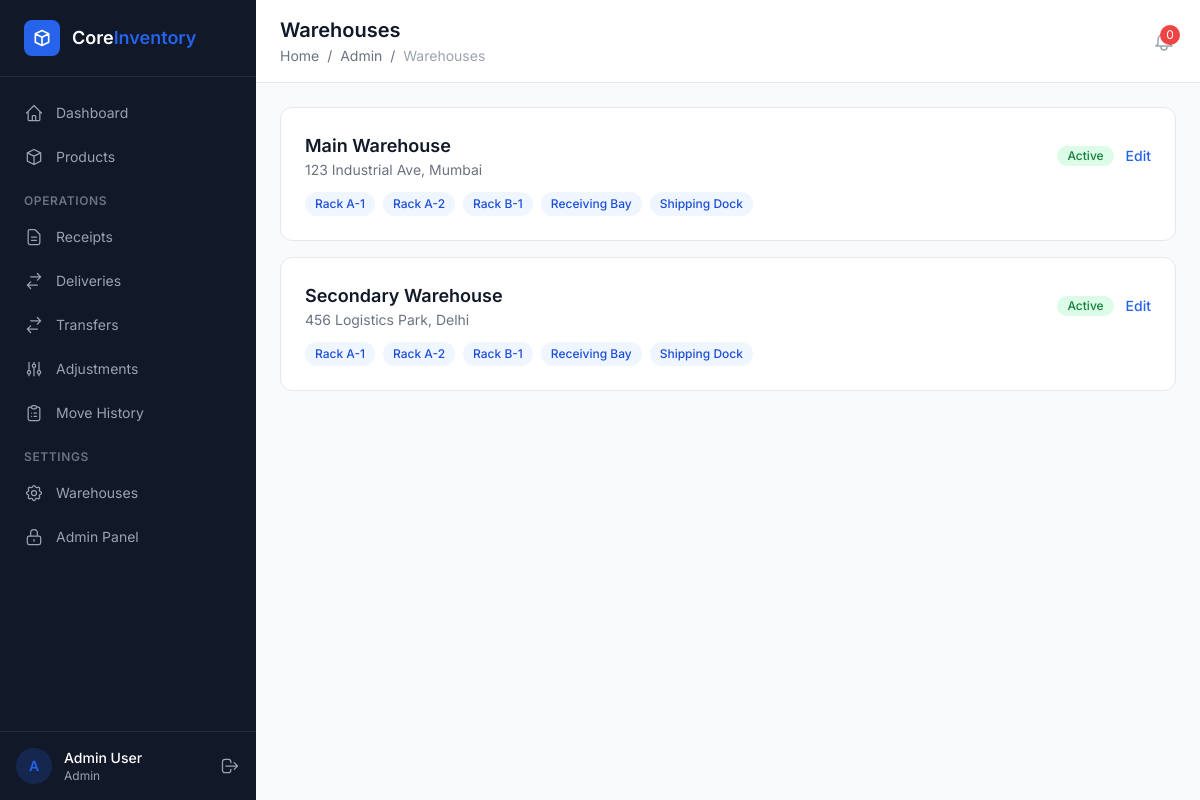
The page /admin-panel/warehouses/ (signed in) on the database its author committed.
### apps/accounts/models.py (models this page shows, shortened)
class CustomUser(AbstractUser):
    username = None  # Remove username field
    email = models.EmailField('email address', unique=True)
    full_name = models.CharField(max_length=255, blank=True)
    phone = models.CharField(max_length=20, blank=True)
    avatar = models.ImageField(upload_to='avatars/', blank=True, null=True)
    role = models.ForeignKey(
        'access.Role',
        on_delete=models.SET_NULL,
        null=True,
        blank=True,
        related_name='users',
    )
    warehouse = models.ForeignKey(
        'warehouses.Warehouse',
        on_delete=models.SET_NULL,
        null=True,
        blank=True,
        related_name='users',
        help_text='Restricts user to one warehouse',
    )
    USERNAME_FIELD = 'email'
    REQUIRED_FIELDS = ['full_name']
    class Meta:
        verbose_name = 'User'
        verbose_name_plural = 'Users'
        ordering = ['-date_joined']

### apps/access/models.py (models this page shows, shortened)
class Role(models.Model):
    name = models.CharField(max_length=100, unique=True)
    description = models.TextField(blank=True)
    is_system_role = models.BooleanField(
        default=False,
        help_text='System roles cannot be deleted.',
    )
    created_at = models.DateTimeField(auto_now_add=True)
    class Meta:
        ordering = ['name']

### apps/warehouses/models.py (models this page shows, shortened)
class Warehouse(models.Model):
    name = models.CharField(max_length=255)
    address = models.TextField(blank=True)
    is_active = models.BooleanField(default=True)
    class Meta:
        ordering = ['name']

class Location(models.Model):
    warehouse = models.ForeignKey(
        Warehouse,
        on_delete=models.CASCADE,
        related_name='locations',
    )
    name = models.CharField(max_length=255, help_text='e.g. Rack A-3, Production Floor')
    coordinates = models.CharField(max_length=100, blank=True, help_text='Optional coordinates')
    is_active = models.BooleanField(default=True)
    class Meta:
        ordering = ['warehouse', 'name']

### apps/access/views.py (the view)
# urls.py: path('warehouses/', views.warehouse_list, name='warehouse-list'),
@login_required
def warehouse_list(request):
    warehouses = Warehouse.objects.prefetch_related('locations')
    return render(request, 'admin_panel/warehouse_list.html', {'warehouses': warehouses})

### apps/access/templatetags/access_tags.py (called while the page is built)
@register.simple_tag
def has_permission(user, codename):
    return has_user_permission(user, codename)

### templates/admin_panel/warehouse_list.html (shortened to what this page needs)
{% extends "base.html" %}
{% block page_title %}Warehouses{% endblock %}
{% block breadcrumb %}<a href="/dashboard/" class="hover:text-primary">Home</a> <span class="mx-1">/</span> <a href="{% url 'access:dashboard' %}" class="hover:text-primary">Admin</a> <span class="mx-1">/</span> <span class="text-gray-400">Warehouses</span>{% endblock %}
{% block content %}
<div class="space-y-4">{% for wh in warehouses %}
    <div class="bg-white rounded-xl border border-gray-200 p-6">
        <div class="flex items-center justify-between mb-3">
            <div><h3 class="text-lg font-semibold text-gray-900">{{ wh.name }}</h3><p class="text-sm text-gray-500">{{ wh.address|default:"No address" }}</p></div>
            <div class="flex items-center gap-3">{% if wh.is_active %}<span class="inline-flex items-center px-2.5 py-0.5 rounded-full text-xs font-medium bg-green-100 text-green-700">Active</span>{% else %}<span class="inline-flex items-center px-2.5 py-0.5 rounded-full text-xs font-medium bg-gray-100 text-gray-500">Inactive</span>{% endif %}<a href="{% url 'access:warehouse-edit' wh.pk %}" class="text-blue-600 hover:text-blue-700 text-sm font-medium">Edit</a></div>
        </div>
        <div class="flex flex-wrap gap-2">{% for loc in wh.locations.all %}<span class="px-2.5 py-1 bg-blue-50 text-blue-700 rounded-full text-xs font-medium">{{ loc.name }}</span>{% empty %}<span class="text-xs text-gray-400">No locations</span>{% endfor %}</div>
    </div>
{% empty %}{% include "partials/empty_state.html" with title="No warehouses" message="Create warehouses using management commands." %}{% endfor %}
</div>
{% endblock %}

### templates/base.html (shortened to what this page needs)
<!DOCTYPE html>
<html lang="en">
<head>
    <script src="https://cdn.tailwindcss.com"></script>
</head>
<body class="bg-content-bg min-h-screen">
    {% if user.is_authenticated %}
    <div class="flex min-h-screen">
        <aside class="w-64 bg-sidebar-bg text-sidebar-text flex flex-col fixed h-full z-30" x-data="{ open: true }">
            <div class="flex items-center gap-3 px-6 py-5 border-b border-gray-700/50">
                <div class="w-9 h-9 bg-primary rounded-lg flex items-center justify-center">
                    <svg class="w-5 h-5 text-white" fill="none" stroke="currentColor" viewBox="0 0 24 24">
                        <path stroke-linecap="round" stroke-linejoin="round" stroke-width="2" d="M20 7l-8-4-8 4m16 0l-8 4m8-4v10l-8 4m0-10L4 7m8 4v10M4 7v10l8 4"/>
                    </svg>
                </div>
                <div>
                    <span class="text-white font-semibold text-lg">Core</span><span class="text-primary font-semibold text-lg">Inventory</span>
                </div>
            </div>
            <nav class="flex-1 px-3 py-4 space-y-1 overflow-y-auto">
                <a href="/dashboard/" class="sidebar-link flex items-center gap-3 px-3 py-2.5 rounded-lg text-sm {% if request.path == '/dashboard/' %}active text-white{% endif %}">
                    <svg class="w-5 h-5" fill="none" stroke="currentColor" viewBox="0 0 24 24"><path stroke-linecap="round" stroke-linejoin="round" stroke-width="1.5" d="M3 12l2-2m0 0l7-7 7 7M5 10v10a1 1 0 001 1h3m10-11l2 2m-2-2v10a1 1 0 01-1 1h-3m-6 0a1 1 0 001-1v-4a1 1 0 011-1h2a1 1 0 011 1v4a1 1 0 001 1m-6 0h6"/></svg>
                    Dashboard
                </a>
                <a href="/products/" class="sidebar-link flex items-center gap-3 px-3 py-2.5 rounded-lg text-sm {% if '/products/' in request.path %}active text-white{% endif %}">
                    <svg class="w-5 h-5" fill="none" stroke="currentColor" viewBox="0 0 24 24"><path stroke-linecap="round" stroke-linejoin="round" stroke-width="1.5" d="M20 7l-8-4-8 4m16 0l-8 4m8-4v10l-8 4m0-10L4 7m8 4v10M4 7v10l8 4"/></svg>
                    Products
                </a>
                <div class="pt-3 pb-1 px-3">
                    <p class="text-xs font-semibold uppercase tracking-wider text-gray-500">Operations</p>
                </div>
                <a href="/receipts/" class="sidebar-link flex items-center gap-3 px-3 py-2.5 rounded-lg text-sm {% if '/receipts/' in request.path %}active text-white{% endif %}">
                    <svg class="w-5 h-5" fill="none" stroke="currentColor" viewBox="0 0 24 24"><path stroke-linecap="round" stroke-linejoin="round" stroke-width="1.5" d="M9 12h6m-6 4h6m2 5H7a2 2 0 01-2-2V5a2 2 0 012-2h5.586a1 1 0 01.707.293l5.414 5.414a1 1 0 01.293.707V19a2 2 0 01-2 2z"/></svg>
                    Receipts
                </a>
                <a href="/deliveries/" class="sidebar-link flex items-center gap-3 px-3 py-2.5 rounded-lg text-sm {% if '/deliveries/' in request.path %}active text-white{% endif %}">
                    <svg class="w-5 h-5" fill="none" stroke="currentColor" viewBox="0 0 24 24"><path stroke-linecap="round" stroke-linejoin="round" stroke-width="1.5" d="M8 7h12m0 0l-4-4m4 4l-4 4m0 6H4m0 0l4 4m-4-4l4-4"/></svg>
                    Deliveries
                </a>
                <a href="/transfers/" class="sidebar-link flex items-center gap-3 px-3 py-2.5 rounded-lg text-sm {% if '/transfers/' in request.path %}active text-white{% endif %}">
                    <svg class="w-5 h-5" fill="none" stroke="currentColor" viewBox="0 0 24 24"><path stroke-linecap="round" stroke-linejoin="round" stroke-width="1.5" d="M8 7h12m0 0l-4-4m4 4l-4 4m0 6H4m0 0l4 4m-4-4l4-4"/></svg>
                    Transfers
                </a>
                <a href="/adjustments/" class="sidebar-link flex items-center gap-3 px-3 py-2.5 rounded-lg text-sm {% if '/adjustments/' in request.path %}active text-white{% endif %}">
                    <svg class="w-5 h-5" fill="none" stroke="currentColor" viewBox="0 0 24 24"><path stroke-linecap="round" stroke-linejoin="round" stroke-width="1.5" d="M12 6V4m0 2a2 2 0 100 4m0-4a2 2 0 110 4m-6 8a2 2 0 100-4m0 4a2 2 0 110-4m0 4v2m0-6V4m6 6v10m6-2a2 2 0 100-4m0 4a2 2 0 110-4m0 4v2m0-6V4"/></svg>
                    Adjustments
                </a>
                <a href="/ledger/" class="sidebar-link flex items-center gap-3 px-3 py-2.5 rounded-lg text-sm {% if '/ledger/' in request.path %}active text-white{% endif %}">
                    <svg class="w-5 h-5" fill="none" stroke="currentColor" viewBox="0 0 24 24"><path stroke-linecap="round" stroke-linejoin="round" stroke-width="1.5" d="M9 5H7a2 2 0 00-2 2v12a2 2 0 002 2h10a2 2 0 002-2V7a2 2 0 00-2-2h-2M9 5a2 2 0 002 2h2a2 2 0 002-2M9 5a2 2 0 012-2h2a2 2 0 012 2m-3 7h3m-3 4h3m-6-4h.01M9 16h.01"/></svg>
                    Move History
                </a>
                {% load access_tags %}
                {% has_permission request.user 'can_manage_warehouses' as can_settings %}
                {% if can_settings %}
                <div class="pt-3 pb-1 px-3">
                    <p class="text-xs font-semibold uppercase tracking-wider text-gray-500">Settings</p>
                </div>
                <a href="/settings/warehouses/" class="sidebar-link flex items-center gap-3 px-3 py-2.5 rounded-lg text-sm">
                    Warehouses
                </a>
                {% endif %}
                {% has_permission request.user 'can_access_admin_panel' as can_admin %}
                {% if can_admin or request.user.is_superuser %}
                <a href="/admin-panel/" class="sidebar-link flex items-center gap-3 px-3 py-2.5 rounded-lg text-sm">
                    <svg class="w-5 h-5" fill="none" stroke="currentColor" viewBox="0 0 24 24"><path stroke-linecap="round" stroke-linejoin="round" stroke-width="1.5" d="M12 15v2m-6 4h12a2 2 0 002-2v-6a2 2 0 00-2-2H6a2 2 0 00-2 2v6a2 2 0 002 2zm10-10V7a4 4 0 00-8 0v4h8z"/></svg>
                    Admin Panel
                </a>
                {% endif %}
            </nav>
            <div class="px-4 py-4 border-t border-gray-700/50">
                <div class="flex items-center gap-3">
                    <div class="w-9 h-9 bg-primary/20 rounded-full flex items-center justify-center">
                        <span class="text-primary text-sm font-semibold">{{ user.full_name|make_list|first|default:"U" }}</span>
                    </div>
                    <div class="flex-1 min-w-0">
                        <p class="text-sm font-medium text-white truncate">{{ user.full_name|default:user.email }}</p>
                        <p class="text-xs text-gray-400 truncate">{{ user.role.name|default:"No Role" }}</p>
                    </div>
                    <a href="/accounts/logout/" class="text-gray-400 hover:text-white transition-colors" title="Logout">
                        <svg class="w-5 h-5" fill="none" stroke="currentColor" viewBox="0 0 24 24"><path stroke-linecap="round" stroke-linejoin="round" stroke-width="1.5" d="M17 16l4-4m0 0l-4-4m4 4H7m6 4v1a3 3 0 01-3 3H6a3 3 0 01-3-3V7a3 3 0 013-3h4a3 3 0 013 3v1"/></svg>
                    </a>
                </div>
            </div>
        </aside>
        <main class="flex-1 ml-64">
            <header class="bg-white border-b border-gray-200 sticky top-0 z-20">
                <div class="flex items-center justify-between px-6 py-4">
                    <div>
                        <h1 class="text-xl font-semibold text-gray-900">{% block page_title %}Dashboard{% endblock %}</h1>
                        <nav class="text-sm text-gray-500 mt-0.5">
                            {% block breadcrumb %}<a href="/dashboard/" class="hover:text-primary">Home</a>{% endblock %}
                        </nav>
                    </div>
                    <div class="flex items-center gap-4">
                        <button class="relative text-gray-400 hover:text-gray-600 transition-colors" title="Notifications">
                            <span id="notif-badge" class="absolute -top-1 -right-1 w-5 h-5 bg-red-500 text-white text-xs rounded-full flex items-center justify-center"
                                  hx-get="/alerts/count/" hx-trigger="every 30s" hx-target="#notif-badge" hx-swap="outerHTML">
                                0
                            </span>
                        </button>
                    </div>
                </div>
            </header>
            <div class="p-6">
                {% block content %}{% endblock %}
            </div>
        </main>
    </div>
    {% else %}
    <div class="min-h-screen flex items-center justify-center bg-gradient-to-br from-gray-900 via-gray-800 to-gray-900">
        {% block auth_content %}{% endblock %}
    </div>
    {% endif %}
</body>
</html>

### templates/base.html (style rules this page uses)
:root { --primary: #2563EB; --success: #16A34A; --warning: #D97706; --danger: #DC2626; --info: #0891B2; --sidebar-bg: #111827; --sidebar-text: #9CA3AF; --sidebar-active: #1F2937; --content-bg: #F9FAFB; --card-bg: #FFFFFF; --border: #E5E7EB; }
body { font-family: 'Inter', system-ui, sans-serif; }
.sidebar-link { transition: all 0.15s ease; }

### rows shown on the page
CustomUser: full_name|make_list "A", full_name "Admin User", role.name "Admin"
Warehouse: name "Main Warehouse", address "123 Industrial Ave, Mumbai", is_active "Active"
Location: name "Rack A-1"
Location: name "Rack A-2"
Location: name "Rack B-1"
Location: name "Receiving Bay"
Location: name "Shipping Dock"
Warehouse: name "Secondary Warehouse", address "456 Logistics Park, Delhi", is_active "Active"
Location: name "Rack A-1"
Location: name "Rack A-2"
Location: name "Rack B-1"
Location: name "Receiving Bay"
Location: name "Shipping Dock"
